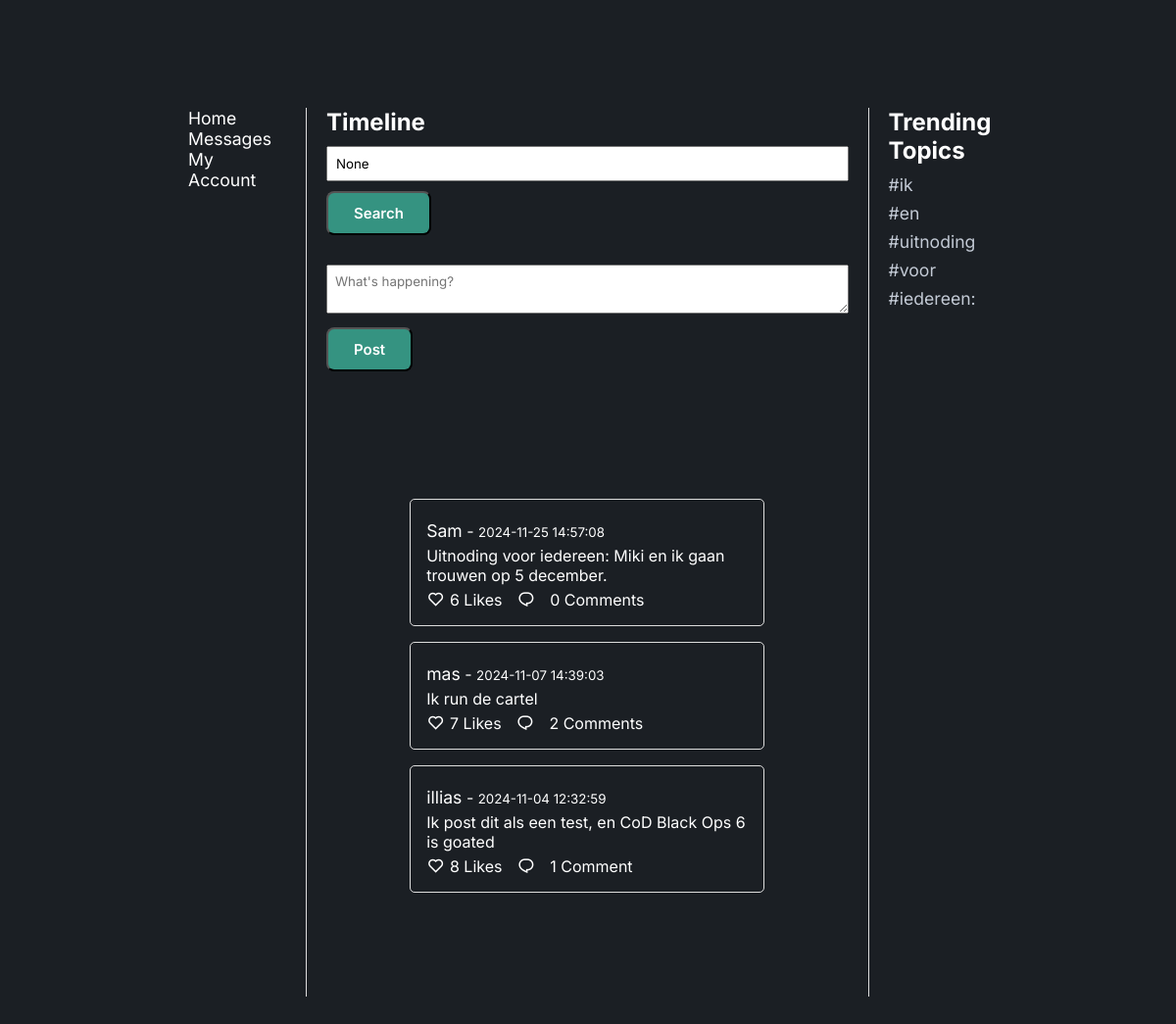
The page /home on the database its author committed.
### app/models.py (models this page shows, shortened)
class Post(db.Model):
    id = db.Column(db.Integer, primary_key=True)
    username = db.Column(db.String(50), nullable=False)
    content = db.Column(db.String(280), nullable=False)
    timestamp = db.Column(db.DateTime, default=datetime.utcnow)
    like_count = db.Column(db.Integer, default=0)
    topics = db.Column(db.String(200))
    comments = db.relationship('Comment', backref='post', cascade="all, delete-orphan")

### app/routes.py (the view)
@main.route('/home')
def home():
    search_query = request.args.get('query')
    if search_query:
        posts = Post.query.filter(
            (Post.username.contains(search_query)) |
            (Post.content.contains(search_query))
        ).order_by(Post.timestamp.desc()).all()
    else:
        posts = Post.query.order_by(Post.timestamp.desc()).all()
    trending_topics = get_trending_topics(posts)
    return render_template('home.html', posts=posts, search_query=search_query, trending_topics=trending_topics)

### app/routes.py (called while the page is built)
def get_trending_topics(posts, num_trends=5):
    words = []
    for post in posts:
        words.extend(post.content.lower().split())
    common_words = Counter(words).most_common(num_trends)
    trending_topics = [word for word, _ in common_words]
    return trending_topics

### app/templates/home.html (shortened to what this page needs)
<!DOCTYPE html>
<html lang="en">
  <head>
    <link rel="stylesheet" href="{{ url_for('static', filename='stylesheet.css') }}" />
    <link href="https://cdn.jsdelivr.net/npm/remixicon@4.3.0/fonts/remixicon.css" rel="stylesheet" />
  </head>
  <body>
    <section>
      <div class="container">
        <div class="main-content">
        <div class="navbar">
          <a href="{{ url_for('main.home') }}" >Home</a>
          <a href="{{ url_for('main.inbox') }}">Messages</a>
          <a href="{{ url_for('main.view_account') }}" class="account-link">My Account</a>
        </div>
          <div class="timeline-content">
            <h1>Timeline</h1>
            <form action="{{ url_for('main.home') }}" method="GET">
              <input type="text" name="query" placeholder="Search posts..." value="{{ search_query }}" />
              <button type="submit" class="i-btn">Search</button>
            </form>
            <form action="{{ url_for('main.post') }}" method="POST">
              <textarea name="content" placeholder="What's happening?" maxlength="280" required></textarea>
              <button type="submit" class="i-btn">Post</button>
            </form>
            <section id="posts">
              {% for post in posts %}
              <div class="post">
                <p><a href="{{ url_for('main.view_profile', username=post.username) }}" class="post-user">{{ post.username }}</a> - <small>{{ post.timestamp.strftime('%Y-%m-%d %H:%M:%S') }}</small></p>
              <p>{{ post.content }}</p>
                <div class="post-actions">
                  <form>
                    <button type="button" class="like-btn" data-post-id="{{ post.id }}">
                      <i class="ri-heart-line"></i>
                    </button>
                    <span id="like-count-{{ post.id }}">{{ post.like_count }} {{ 'Like' if post.like_count == 1 else 'Likes' }}</span>
                  </form>
                  <button id="toggle-btn-{{ post.id }}" onclick="toggleComments('{{ post.id }}')">
                    <i class="ri-chat-1-line" id="comment-icon-{{ post.id }}"></i>
                  </button>
                  <span>{{ post.comments|length }} {{ 'Comment' if post.comments|length == 1 else 'Comments' }}</span>
                </div>
              </div>
              {% endfor %}
            </section>
          </div>
          <div class="trending-topics">
            <h2>Trending Topics</h2>
            <ul>
              {% for topic in trending_topics %}
              <li>#{{ topic }}</li>
              {% endfor %}
            </ul>
          </div>
        </div>
    </section>
  </body>
</html>

### app/static/stylesheet.css (style rules this page uses)
* { padding: 0; margin: 0; box-sizing: border-box; font-family: "Inter", sans-serif; text-decoration: none; list-style: none; scroll-behavior: smooth; }
:root { --text-color: #fff; --bg-color: #1b1f24; --secong-bg-color: #22282f; --third-bg-color: #2d343f; --main-color: #359381; --second-color: #c3cad5; --tertiary-color: #93dfd5; --h1-font: 4.5rem; --h2-font: 2.9rem; --p-font: 1rem; }
body { color: var(--text-color); background: var(--bg-color); overflow-x: hidden; }
section { padding: 110px 16% 90px; background: var(--bg-color); }
.i-btn { display: inline-block; cursor: pointer; padding: 11px 26px; background: var(--main-color); color: var(--text-color); border-radius: 8px; font-size: 15px; font-weight: 600; transition: all 0.5s ease; }
.container { display: flex; justify-content: space-between; max-width: 100%; margin: 0 auto; }
.main-content { display: flex; width: 100%; }
.navbar { width: 15%; padding-right: 20px; border-right: 1px solid #ddd; }
.navbar a { display: inline-block; margin-right: 15px; color: var(--text-color); text-decoration: none; font-size: 1.1rem; }
.timeline-content { width: 75%; padding-right: 20px; padding-left: 20px; }
.trending-topics { width: 15%; padding-left: 20px; border-left: 1px solid #ddd; }
.trending-topics h2 { font-size: 1.5em; margin-bottom: 10px; color: var(--text-color); }
.trending-topics ul { list-style-type: none; }
.trending-topics ul li { font-size: 1.1em; color: var(--second-color); margin-bottom: 8px; }
form { margin-bottom: 20px; }
input, textarea { width: 100%; margin: 10px 0; padding: 8px; box-sizing: border-box; }
.post { position: relative; padding: 1rem; margin-bottom: 1rem; border: 1px solid #ddd; border-radius: 5px; }
.post p { margin: 5px 0; }
.post i { font-size: 18px; color: var(--text-color); cursor: pointer; }
.post button { background-color: transparent; color: var(--text-color); border: none; border-radius: 5px; cursor: pointer; }
.post-user { color: var(--text-color); font-size: 1.1rem; }
.post-actions { display: flex; align-items: center; gap: 15px; }
.post-actions button, .post-actions form { display: flex; align-items: center; gap: 5px; padding: 0; margin: 0; }

### rows shown on the page
Post: username "Sam", timestamp "2024-11-25 14:57:08", content "Uitnoding voor iedereen: Miki en ik gaan trouwen op 5 december.", like_count "6", like_count "Likes", comments|length "0", comments "Comments"
Post: username "mas", timestamp "2024-11-07 14:39:03", content "Ik run de cartel", like_count "7", like_count "Likes", comments|length "2", comments "Comments"
Post: username "illias", timestamp "2024-11-04 12:32:59", content "Ik post dit als een test, en CoD Black Ops 6 is goated", like_count "8", like_count "Likes", comments|length "1", comments "Comment"

### other values the page prints
{{ topic }} "ik" "en" "uitnoding" "voor" "iedereen:"
